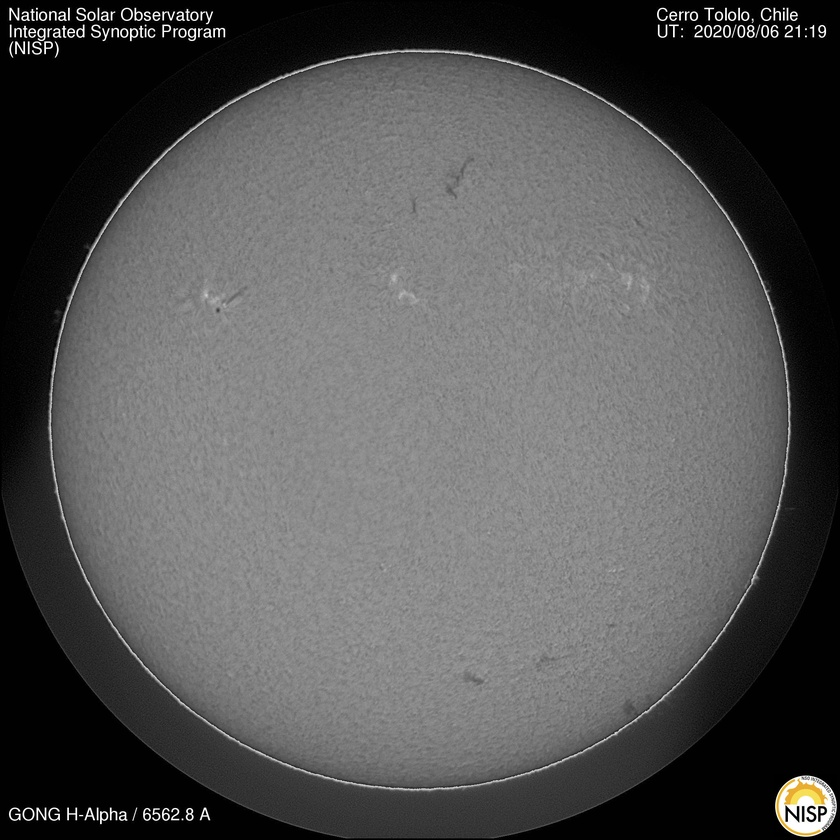
%> input picture 20200806211930Ch.jpg, 840 x 840 px, shrunk from 2048 x 2048 before the run
$ octave --eval "result = test_im_try(rgb2gray(imread('../20200806211930Ch.jpg')));"   (GNU Octave 9; MATLAB toolbox functions it lacks are replaced by stand-ins)
%> lines starting %> are read from the running program, lines starting %| are printed output that depends on the picture
### frequency_filter/paddedsize.m
function PQ=paddedsize(AB,CD,PARAM)
%参见： 数字图像处理第二版 P62
%PADDEDSIZE Cmputes padded sizes useful for FFT-based filtering
%%

if nargin==1
    PQ=2*AB;
elseif nargin==2 && ~ischar(CD)
    PQ=AB+CD-1;
    PQ=2*ceil(PQ/2);
elseif margin==2
    m=max(AB);

    P=2^nextpow2(2*m);
    PQ=[P,P];
elseif nargin==3 && strcmpi(PARAM,'pwr2')
    m=max([AB,CD]);

    P=2^nextpow2(2*m);
    PQ=[P,P];
else
    erroe('Weong number of inputs.');
end

### frequency_filter/highpassfilter.m
function H=highpassfilter(type,M,N,D0,n)
%参见： 数字图像处理第二版 P75
%HIGHPASSFILTER Computes frequency domain highpass filters
%%

if nargin==4
    n=1;
end

Hlp=lowpassfilter(type,M,N,D0,n);
H=1-Hlp;

### local_test_GXL/test_im_try.m
%%
%%%
%%
function result=test_im_try(im)

% figure('Name','image_1');
% imshow(im_1);
im_1=imadjust(im,[],[],1.2);
%im_1=test_removelimb(im_1,);
% figure('Name','image_1_adjust');
% imshow(im_1,[]);
%空域滤波
im_2=medfilt2(im_1,[9,9]);
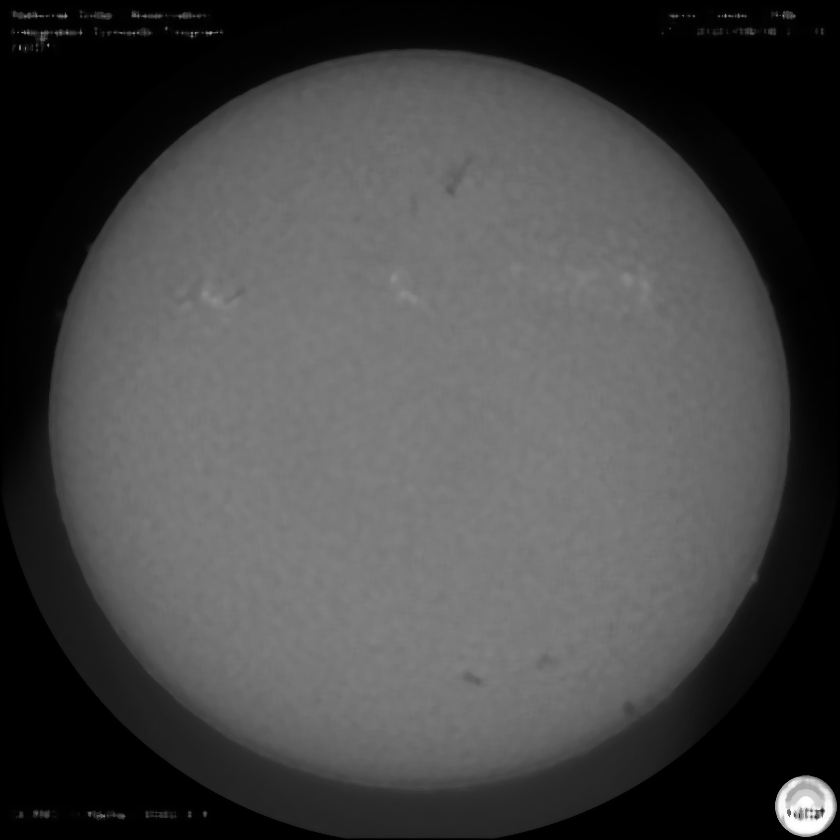
%> im_2: size 840x840 uint8; min 0, max 255, mean 70.9
im_3=imfilter(im_2,fspecial('log',[9,9],0.5));
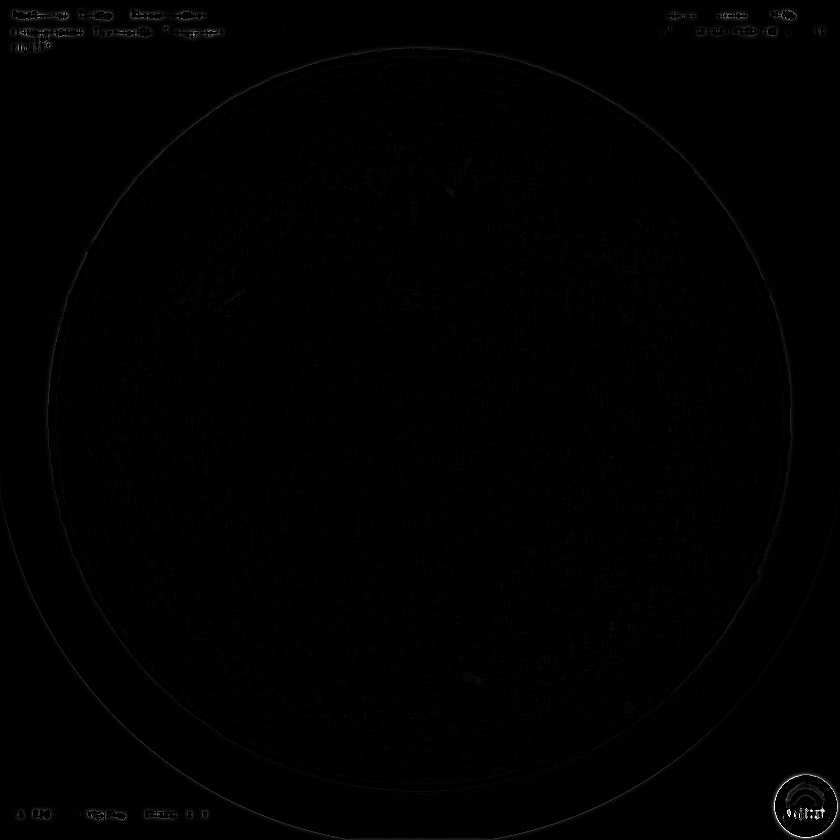
%> im_3: size 840x840 uint8; min 0, max 255, mean 1.3
% [8 lines of commented-out code are left out]

im_3=im2double(im_3);
%> im_3: size 840x840 double
%g_bif=bilateralFilter(im2double(g2));

%频域滤波
PQ=paddedsize(size(im_3));
%> PQ = [1680 1680]
D0=0.05*PQ(1);
%> D0 = 84
H1=highpassfilter('gaussian',PQ(1),PQ(2),D0);
%> the run ends on the next line
H2=0.5+2*H1;
g1=dftfilt(im_3,H2);
% [5 lines of commented-out code are left out]
result=im_1;
% [112 lines of commented-out code are left out]
